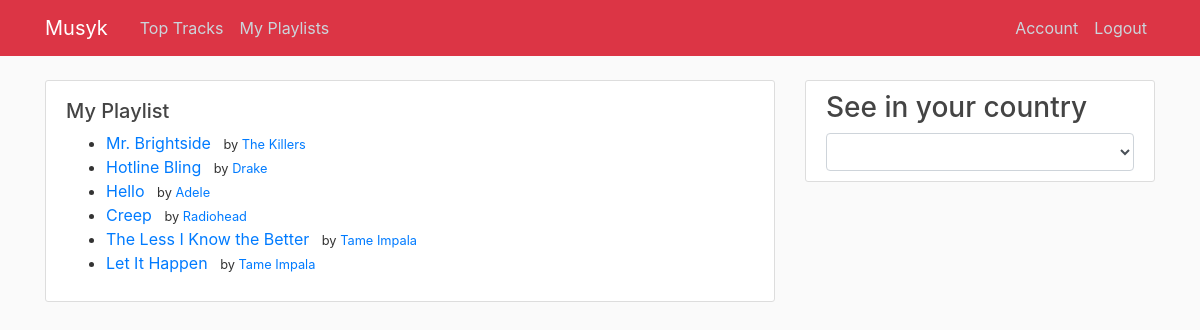
Page /playlists (signed in) on the committed database.
### musyk/models.py (models this page shows, shortened)
class Track(db.Model):
    id = db.Column(db.Integer, primary_key=True)
    name = db.Column(db.Text, nullable=False)
    date_posted = db.Column(db.DateTime, nullable=False, default=datetime.utcnow)
    url = db.Column(db.Text, nullable=True)
    artist = db.Column(db.Text, nullable=False)
    artisturl = db.Column(db.Text, nullable=True)
    image_url = db.Column(db.Text, nullable=False, default='https://lastfm-img2.akamaized.net/i/u/174s/4128a6eb29f94943c9d206c08e625904')
    user_id = db.Column(db.Integer, db.ForeignKey('user.id'), nullable=False)

### musyk/routes.py (the view)
@app.route("/playlists")
@login_required
def playlists():
    if current_user and current_user.is_authenticated:
        tracks = Track.query.filter_by(user_id=current_user.id)
        return render_template('playlists.html', countries=allcountries, title='My Playlists', tracks=tracks)
    return redirect(url_for('home'))

### musyk/models.py (called while the page is built)
@login_manager.user_loader
def load_user(user_id):
    return User.query.get(int(user_id))

### musyk/templates/playlists.html
{% extends "layout.html" %}
{% block content %}
    <div class="content-section">
        <h5 class="mt-2">My Playlist</h5>
        <ul mt-2>
            {% for track in tracks %}
                <li><a class="mr-2" href="#">{{ track.name }}</a> <small>by <a class="mr-2" href="#">{{ track.artist }}</small></a></li>
            {% endfor %}
        </ul>
    </div>
{% endblock content %}

### musyk/static/main.css (style rules this page uses)
body { background: #fafafa; color: #333333; margin-top: 5rem; }
h1, h2, h3, h4, h5, h6 { color: #444444; }
.content-section { background: #ffffff; padding: 10px 20px; border: 1px solid #dddddd; border-radius: 3px; margin-bottom: 20px; }

### rows in the picture
Track: name "Mr. Brightside", artist "The Killers"
Track: name "Hotline Bling", artist "Drake"
Track: name "Hello", artist "Adele"
Track: name "Creep", artist "Radiohead"
Track: name "The Less I Know the Better", artist "Tame Impala"
Track: name "Let It Happen", artist "Tame Impala"
